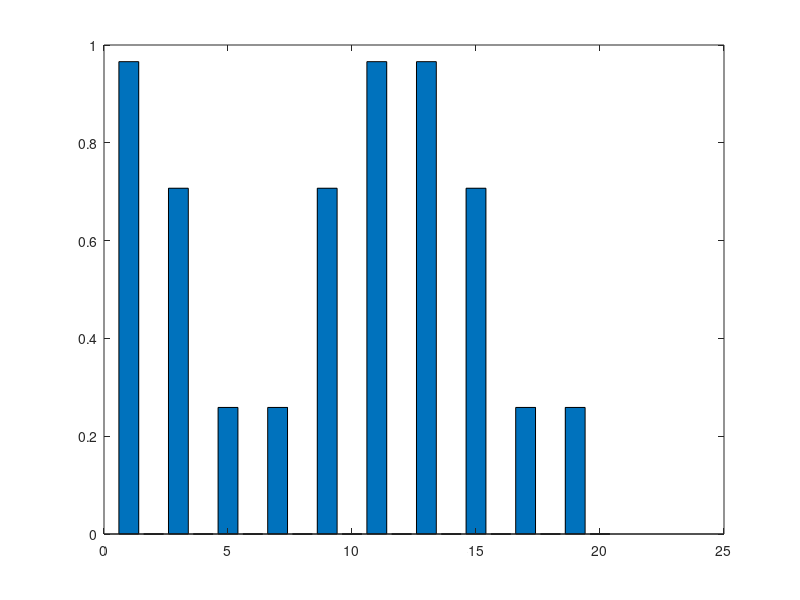

The MATLAB source for this figure:
%% Intro
% Calculating distribution factor, pitch factor and winding factor for a
% 20-pole, 120-slot, 3-phase machine
% Author: Baris Kuseyri<baris.kuseyri@metu.edu.tr>
% version 1.0 | 19/03/2020
% version 1.1 | 23/03/2020

%% Machine Parameters

m=3;    %phase number
Q=120;  %number of slots
pp=10;   %number of pole-pairs

q=Q/(2*pp*m);    %number of slots per pole per phase
am=(2*pi)/Q;     %slot angle (mechanical)
ae=(2*pi)*pp/Q;  %slot angle (electrical)
lambdam=q*m*am;  %coil pitch (mechanical)
lambdae=q*m*ae;  %coil pitch (electrical)

h=1:20;
%% Fundamental h=1

kd1=(sin(h(1)*q*(ae/2)))/(q*sin((h(1)*ae/2)));
kp1=sin((h(1)*lambdae)/2);
kw1=kd1*kp1;

%% 3rd Harmonics h=3

kd3=(sin(h(3)*q*(ae/2)))/(q*sin((h(3)*ae/2)));
kp3=sin((h(3)*lambdae)/2);
kw3=kd3*kp3;

%% 5th Harmonics h=5

kd5=(sin(h(5)*q*(ae/2)))/(q*sin((h(5)*ae/2)));
kp5=sin((h(5)*lambdae)/2);
kw5=kd5*kp5;

%% Factors (Generalized)

for i=1:20
    kd(i)=(sin(i*q*(ae/2)))/(q*sin((i*ae/2)));
    kp(i)=sin((i*lambdae)/2);
    kw(i)=kd(i)*kp(i);
end

%% Results

% kd=[kd1 kd3 kd5];
% kp=[kp1 kp3 kp5];
% kw=[kw1 kw3 kw5];
k=[kd;kp;kw];

bar(h,abs(kw))